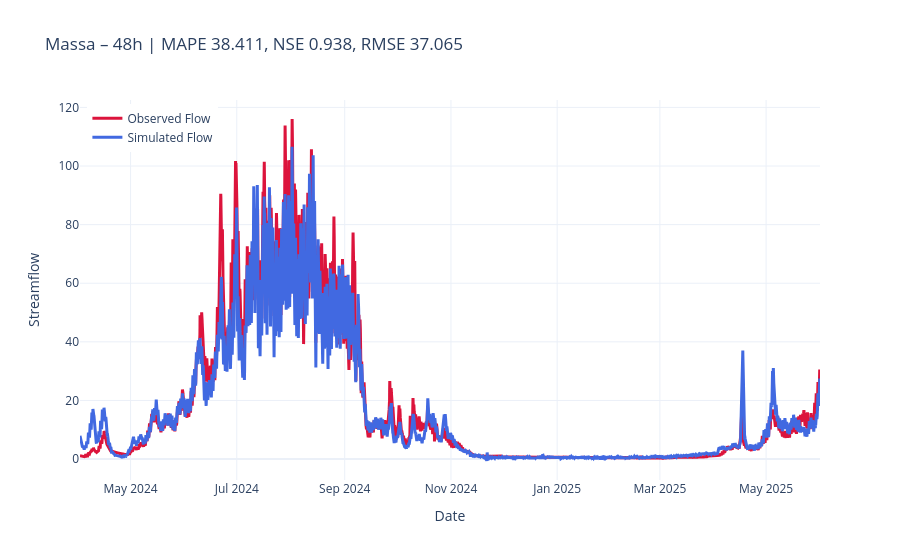

Source (notebook cell):
### Markdown cell above
Code for 24h predictions:

### Code cell
from custom.functions.Plot import plot_forecast_24h, plot_forecast_horizon_24h,plot_forecast_horizon_series

xr_ds = results[basin]["1h"]["xr"]
title24 = f"Massa – {cfg.predict_last_n}h | MAPE {results[basin]['1h']['MAPE']:.3f}, NSE {results[basin]['1h']['NSE']:.3f}, RMSE {results[basin]['1h']['MSE']:.3f}"

# last forecast of the horizon vs obs
plot_forecast_24h(xr_ds, title=title24).show()
# All spaghetti forecasts
# plot_forecast_24h(xr_ds, mode="spaghetti").show()

### Figure 1 — Plotly figure (JSON) as saved in the notebook; plotly's stock layout.template omitted (floating-point values rounded to 4 significant figures; data arrays with more than 128 entries replaced by an {"elided": "..."} marker saying what was removed)
{"data": [{"line": {"color": "crimson", "width": 3}, "mode": "lines", "name": "Observed Flow", "type": "scatter", "x": {"elided": "10201 str values"}, "y": {"elided": "10201 float values"}}, {"line": {"color": "royalblue", "width": 3}, "marker": {"size": 6}, "mode": "lines", "name": "Simulated Flow", "type": "scatter", "x": {"elided": "10201 str values"}, "y": {"elided": "10201 float values"}}], "layout": {"hovermode": "x unified", "legend": {"x": 0.01, "xanchor": "left", "y": 0.99, "yanchor": "top"}, "title": {"text": "Massa – 48h | MAPE 38.411, NSE 0.938, RMSE 37.065"}, "xaxis": {"title": {"text": "Date"}}, "yaxis": {"title": {"text": "Streamflow"}}}}
